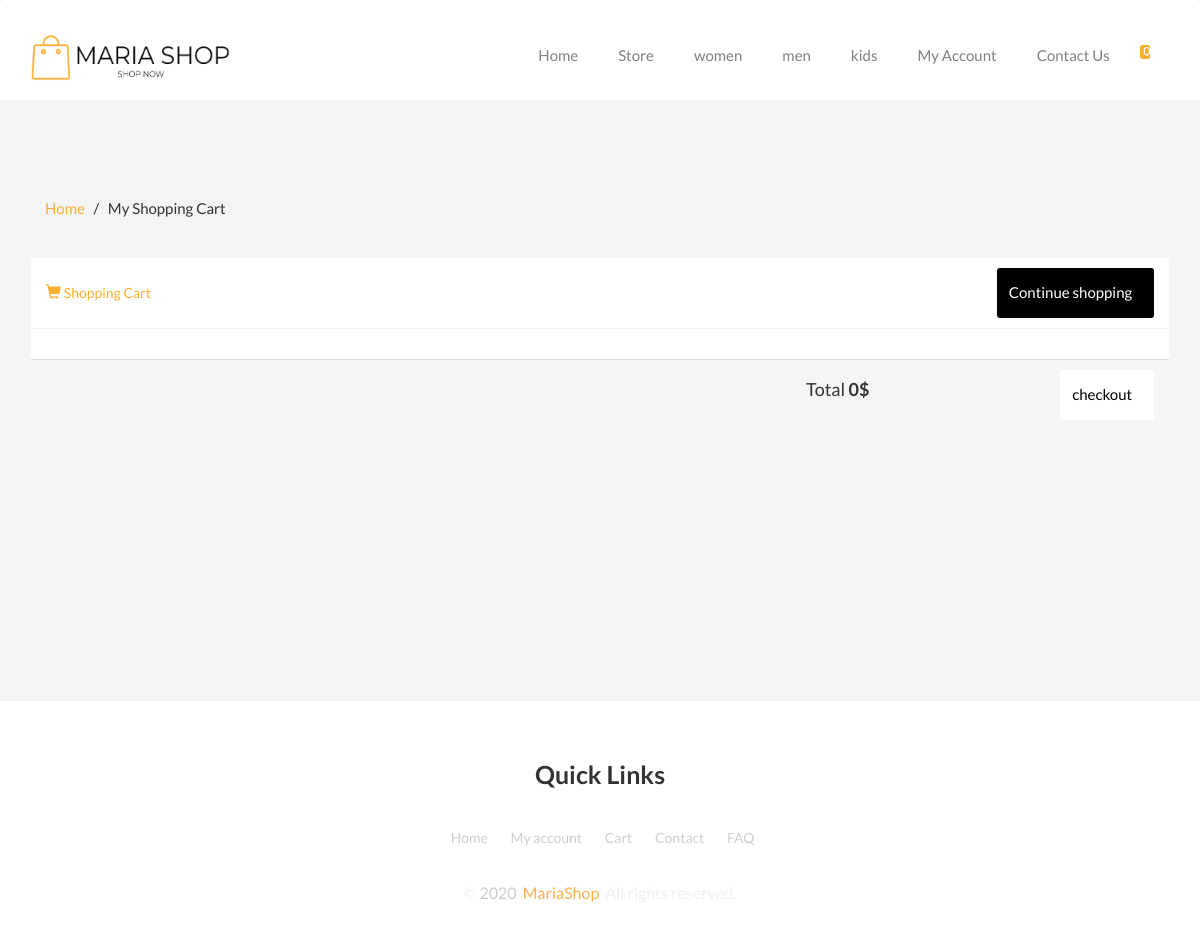
/views/cart2.php (signed in), run on the app's committed database.
### tables this page shows
CREATE TABLE `category` (
  `idC` int(11) NOT NULL,
  `nameCategory` varchar(255) NOT NULL
);

### app/database/db.php (called while the page is built, shortened)
<?php
class CRUD extends DB
{
    public function selectAll($table, $condition = [])
    {
        $conn = $this->connect();
        $sql = "SELECT * FROM $table";
        if (empty($condition)) {
            $stmt = $conn->prepare($sql);
            $stmt->execute();
            $records = $stmt->get_result()->fetch_all(MYSQLI_ASSOC);
            return $records;
        } else {
            $i = 0;
            foreach ($condition as $key => $value) {
                if ($i === 0) {
                    $sql = $sql . " WHERE $key=?";
                } else {
                    $sql = $sql . " AND $key=?";
                }
                $i++;
            }
            $stmt = $conn->prepare($sql);
            $value = array_values($condition);
            $type = str_repeat('s', count($value));
            $stmt->bind_param($type, ...$value);
            $stmt->execute();
            $records = $stmt->get_result()->fetch_all(MYSQLI_ASSOC);
            return $records;
        }
    }
}

### app/controllers/category.php (called while the page is built, shortened)
<?php
$crud = new CRUD();
$table = 'category';
$data = $crud->selectAll($table);
$navbar_categories = $crud->selectAll('category');

### app/controllers/cart.php (called while the page is built, shortened)
<?php
$crud = new CRUD();
if(isset($_SESSION['idU'])){
    $getCountCart = $crud->selectAll('cart', ['idU' => $_SESSION['idU']]);
    $countCart = count($getCountCart);
}

### views/cart2.php (the view, shortened to what this page needs)
<?php
include('../app/database/db.php');
include('../app/controllers/category.php');
include('../app/controllers/cart.php');
?>
<!DOCTYPE html>
<html lang="en">
<head>
  <link rel="stylesheet" href="https://cdnjs.cloudflare.com/ajax/libs/OwlCarousel2/2.3.4/assets/owl.carousel.min.css">
  <link rel="stylesheet" href="https://cdnjs.cloudflare.com/ajax/libs/OwlCarousel2/2.3.4/assets/owl.theme.default.css">
  <link rel="stylesheet" href="https://cdnjs.cloudflare.com/ajax/libs/twitter-bootstrap/3.3.7/css/bootstrap.min.css">
  <link rel="stylesheet" href="../assets/css/Store.css">
  <link rel="stylesheet" href="../assets/css/cart.css">
</head>
<body>
  <nav class="navbar navbar-default">
    <div class="container">
      <div class="navbar-header">
        <a class="navbar-brand" href="#">
          <img src="../assets/img/your-logo__7_-removebg-preview.png" width="200px" height="46px" alt="">
        </a>
      </div>
      <div id="navbar" class="collapse navbar-collapse">
        <ul class="nav navbar-nav navbar-right">
          <li><a href="index.php">Home</a></li>
          <li><a  href="store.php?store=true&page=1">Store</a></li>
          <?php foreach ($navbar_categories as $category) : ?>
            <li><a href="category_page.php?categoryId=<?php echo $category['idC'] ?>&page=1">
            <?php echo $category['nameCategory'] ?></a>
          </li>
          <?php endforeach; ?>
          <?php if(isset($_SESSION['idU'])): ?>
            <li><a href="myaccount.php">My Account</a></li>
          <?php else: ?>
            <li><a href="login-reg.php">Account</a></li>
          <?php endif; ?>
          <li><a href="contactus.php">Contact Us</a></li>
          <?php if(isset($_SESSION['idU'])) :?>
          <li><a href="cart2.php">
              <div class="cart-nav nav-item-link">
                <span class="nav-cart-items"><?php echo $countCart ?></span>
              </div>
            </a></li>
          <?php endif; ?>
        </ul>
      </div>
    </div>
  </nav>
  <div id="Cart" class="container">
  <h3 class="h3" style="padding-bottom:30px;">
  <a href="index.php">Home</a>
      &nbsp; / &nbsp; My Shopping Cart
  </h3>
        <div class="row">
            <div class="col-xs-8">
                <div class="panel panel-info">
                    <div class="panel-heading">
                        <div class="panel-title">
                            <div class="row">
                                <div class="col-xs-6">
                                    <h5><span class="glyphicon glyphicon-shopping-cart"></span> Shopping Cart</h5>
                                </div>
                                <div class="col-xs-6">
                                    <a href="http://localhost/eshop/views/store.php?store=true&page=1">
                                        <button type="button" id="ShopContinue" class="btn btn-primary btn-sm btn-block">
                                            Continue shopping
                                        </button>
                                    </a>
                                </div>
                            </div>
                        </div>
                    </div>
                    <div class="panel-body">
                        <?php
                        $total = 0.00;
                        ?>
                    </div>
                    <div class="panel-footer">
                        <div class="row text-center">
                            <div class="col-xs-9">
                                <h4 class="text-right">Total <strong><?php echo $total . '$' ?></strong></h4>
                            </div>
                            <div class="col-xs-3">
                                <a href="checkout2.php">
                                    <button type="button" name="checkout" id="checkout" class="btn btn-primary btn-sm btn-block">
                                    checkout
                                        </button>
                                </a>
                            </div>
                        </div>
                    </div>
                </div>
            </div>
        </div>
    </div>
    <?php include ('footer.php') ?>

### assets/css/Store.css (style rules this page uses)
body { padding: 0; margin-top: 0; box-sizing: border-box; font-family: 'Lato', sans-serif; background-color: #f4f4f4; }
.navbar { height: 100px; background-color: rgb(255, 255, 255); border: none; color: white; z-index: 100; position: absolute; left: 0; right: 0; }
.navbar-default .navbar-brand { margin-top: 20px; }
.navbar-default .navbar-nav>li>a { color: #817f7f; margin: 10px 5px 5px 5px; margin-top: 30px; font-size: 15px; }
.cart-nav { font-family: FontAwesome; font-style: normal; font-weight: normal; }
.nav-cart-items { background: #FBAE32; border-radius: 2px; color: #ffffff; display: inline-block; font-size: 10px; height: 14px; line-height: 13px; margin-left: -10px; margin-bottom: 5px; min-width: 10px; padding-left: 4px; pointer-events: none; vertical-align: top; top: 15px; text-shadow: 0 1px rgba(45, 60, 72, 0.1); }
h3.h3 { text-align: left; margin-top: 100px; margin-left: 15px; text-transform: capitalize; font-size: 15px; }
h3.h3 a { text-decoration: none; color: #FBAE32; }

### assets/css/cart.css (style rules this page uses)
#Cart { position: relative; top: 100px; padding-bottom:350px; }
.col-xs-8 { width: 100%; }
.panel { margin-bottom: 20px; background-color: #fff; border: 1px solid transparent; border-radius: 4px; box-shadow: 0 0px 0px rgba(0,0,0,0.0); }
.col-xs-6 { margin: auto; }
.glyphicon:before { color: #FBAE32; font-size: 15px; }
.panel-info { border-color:#f4f4f4; }
.row { display: flex; }
.panel-info>.panel-heading { color: #FBAE32; background-color: white; border-color: #f4f4f4; }
#ShopContinue { background-color: black; color: white; border: 2px solid black; width: 150px; height: 50px; font-size: 15px; }
#ShopContinue { transition: all 0.5s; position: relative; cursor: pointer; width: auto; float: right; }
#ShopContinue:after { content: '\00bb'; opacity: 0; color: #ffffff; position: relative; left: 10px; }
#checkout { background-color: white; color: black; border: 2px solid white; width: 150px; height: 50px; font-size: 15px; }
#checkout { transition: all 0.5s; position: relative; cursor: pointer; width: auto; float: right; }
#checkout:after { content: '\00bb'; opacity: 0; color: #ffffff; position: relative; left: 10px; }

### data on the page
category: nameCategory "women"
category: nameCategory "men"
category: nameCategory "kids"

### other printed values
$countCart "0"
$total "0"
